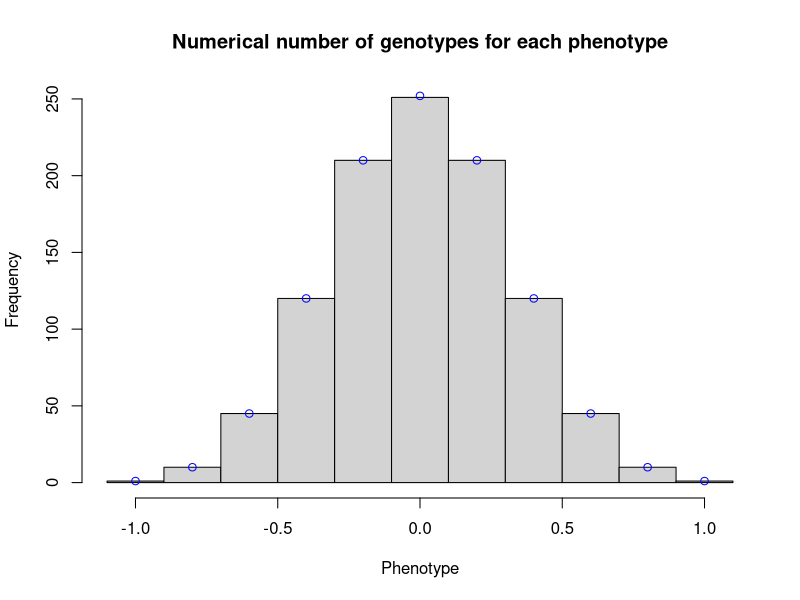
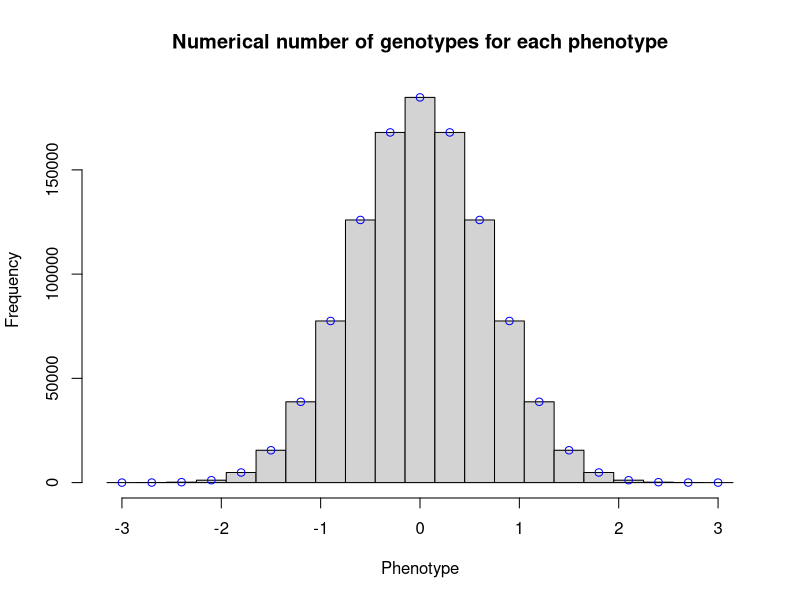

Recreate these plots in R, in order.
## redundancy.R
## Katie E Lotterhos
## Feb 12, 2019
## Illustrate concept of genetic redundancy for different phenotypic values

library(gtools)
library(dplyr)

### Function to calculate Redundancy for `n=10` genotypes - NUMERICALLY ####

redundancy.numerical <- function(nloci, alpha) {
		
	np <- round(nloci/2,0) #number of mutations with positive effect sizes
	nn <- np #number of mutations with negative effect sizes
	
	p_names <- paste0("p", 1:np)
	n_names <- paste0("n", 1:nn)
	
	all_loci <- data.frame(names=(c(p_names, n_names)), 
	                       alpha = c(rep(alpha, length(p_names)),
	                                 rep(-alpha, length(n_names))))
	all_loci$names <- as.character(all_loci$names)
	
	# could have 1 to 10 mutations evolve
	# need to loop through all possible mutational states "r" from 1 to 10
	# each one is a different size matrix
	# idea: collapse genotype into single character with it's phenotype value
	
	genotype <- c()
	phenotype <- c()
	
	for (r in 1:nrow(all_loci)){
	  print(r)
	  combo.df <- data.frame(combinations(n=length(all_loci$names), r=r, 
	                           all_loci$names, repeats.allowed = FALSE),
	                         stringsAsFactors = FALSE)
	  
	  head(combo.df)
	  colnames(combo.df) <- paste0("A", 1:ncol(combo.df))
	  
	  combo.df2 <- combo.df
	  for (i in 1:ncol(combo.df)){
	    combo.df[,i][grep("n", combo.df[,i], perl=TRUE)] <- -alpha
	      # get indexes with n and replace with minus alpha
	    combo.df[,i][grep("p", combo.df[,i], perl=TRUE)] <- alpha
	    combo.df[,i] <- as.numeric(combo.df[,i])
	  }
	  
	  
	  genotype <- c(genotype, apply( combo.df2 , 1 , paste , collapse = "_" ))
	  phenotype <- c(phenotype, rowSums(combo.df))
	}
	final.df <- data.frame(genotype, phenotype)
	return(final.df)
}

### Function to calculate Redundancy for `n=10` genotypes - BINOMIAL COEFFICIENT ####

redundancy <- function(nloci, alpha) {
  # assume equal number of + loci and - loci
  Num <- choose(nloci, 0:nloci) # probability surface for redundancy
  phen <- round(seq(-alpha*nloci/2, alpha*nloci/2, alpha),3)
  return(data.frame(phen, Num, log10Num=log10(Num)))
}


alpha = 0.2
n=10
final.df.num <- redundancy.numerical(n, alpha)
hist(final.df.num$phenotype, main = "Numerical number of genotypes for each phenotype", xlab="Phenotype", breaks=seq(-(n/2)*alpha-alpha/2, (n/2)*alpha+alpha/2, by=alpha))


final.df.binom <- redundancy(n, alpha)
points(final.df.binom$phen, final.df.binom$Num, col="blue")

alpha = 0.3
n=20
final.df.num <- redundancy.numerical(n, alpha)
hist(final.df.num$phenotype, main = "Numerical number of genotypes for each phenotype", xlab="Phenotype", breaks=seq(-(n/2)*alpha-alpha/2, (n/2)*alpha+alpha/2, by=alpha))


final.df.binom <- redundancy(n, alpha)
points(final.df.binom$phen, final.df.binom$Num, col="blue")

